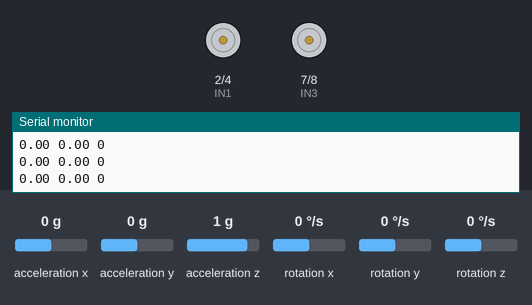
Recording of a sketch running on a simulated Arduino Uno, built with avr-gcc and run on an emulated ATmega328P. Shown: motor-driver pin pairs drawn as motors (green arrow = first pin HIGH = forward, orange = second pin HIGH = backward, longer = more drive, scaled by the enable pin), the last lines printed to the serial monitor. Wiring (inferred from the names in the program): MPU-6050 motion sensor at I2C address 0x68. Inputs (shaded band) come from the test bench; at power-on: acceleration x 0 g, rotation y 0 °/s, acceleration y 0 g, acceleration z 1 g, rotation x 0 °/s, rotation z 0 °/s.

Above: at 2.2 s.
2.3 s: acceleration x set to -1.4 g
At 2.8 s:
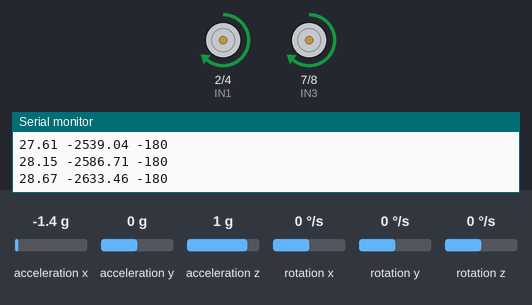
4.4 s: rotation y set to -192 °/s
At 5.01 s:
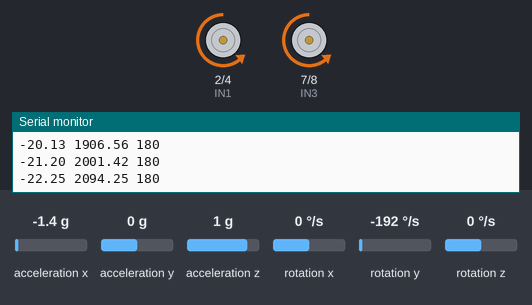
6.7 s: rotation y set to 4 °/s
At 8.5 s:
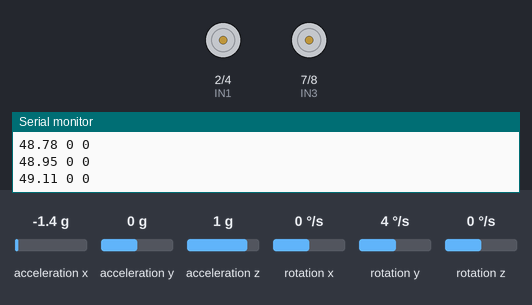
8.7 s: acceleration x set to -0.8 g
11.4 s: acceleration x set to -0.5 g
At 12.7 s:
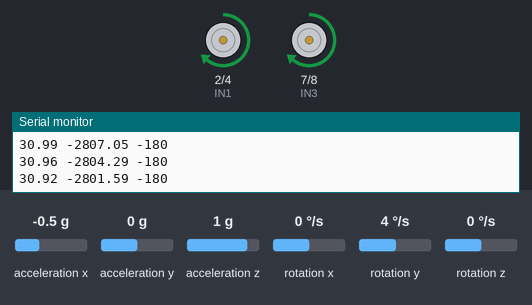
13.3 s: acceleration x set to 0.1 g
Timing chart, 0 to 17.3 s (numbered marks = the images above; inputs shaded):
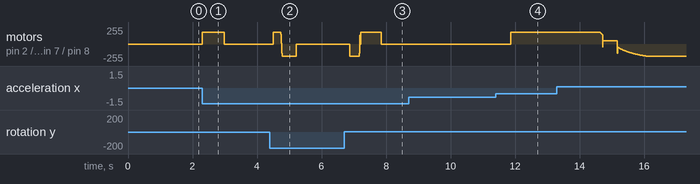

Measured:
- the behaviour switches between -0.7 and -0.6 g on acceleration x (found by bisection; images 3 and 4)
- after the input at 2.3 s, motor on pin 2 (IN1) / pin 4 (IN2), motor on pin 7 (IN3) / pin 8 (IN4): stopped → forward 180/255 at once, → stopped 0.68 s later
- after the input at 4.4 s, motor on pin 2 (IN1) / pin 4 (IN2), motor on pin 7 (IN3) / pin 8 (IN4): stopped → forward 180/255 after 0.10 s, → backward 180/255 0.23 s later, → stopped 0.48 s later
- after the input at 6.7 s, motor on pin 2 (IN1) / pin 4 (IN2), motor on pin 7 (IN3) / pin 8 (IN4): stopped → backward 180/255 after 0.18 s, → forward 180/255 0.29 s later, → stopped 0.68 s later
- after the input at 11.4 s, motor on pin 2 (IN1) / pin 4 (IN2), motor on pin 7 (IN3) / pin 8 (IN4): stopped → forward 180/255 after 0.47 s

The sketch:

pid-early.ino
```cpp
#include <Wire.h>

// MPU6050 const
const int MPU_ADDR = 0x68;

int16_t accX, accY, accZ;
int16_t gyroX, gyroY, gyroZ;

float roll = 0.0f;
float pitch = 0.0f;
float yaw = 0.0f;

unsigned long lastMicros = 0;

// driver pins
// Motor B
int ENB = 9;
int IN4 = 8;
int IN3 = 7;

// Motor A
int ENA = 5;
int IN2 = 4;
int IN1 = 2;

// PID CHANGE VARIABLES YAYY
float Kp = 90.0;
float Ki = 0.8;
float Kd = 1.2;

// Balance point offset (if center of gravity bad)
float targetAngle = 0.0;

//  PID VMKMENT ARIABLES idk significance but stackoverflow knows i think....
float error = 0;
float previousError = 0;
float integral = 0;
float derivative = 0;
float pidOutput = 0;

// change for motor control
int maxMotorSpeed = 180;     // 0 to 255 on both motors EN pin
float integralLimit = 100.0; // idk what this does google said to keep
float deadband = 1.0;        // degree tolerance (+-)
float fallAngle = 35.0;      // stop motors robot falls too far (+-)

// Imu workie

void mpuWrite(byte reg, byte data) {
  Wire.beginTransmission(MPU_ADDR);
  Wire.write(reg);
  Wire.write(data);
  Wire.endTransmission();
}

void readMPU() {
  Wire.beginTransmission(MPU_ADDR);
  Wire.write(0x3B);
  Wire.endTransmission(false);
  Wire.requestFrom(MPU_ADDR, 14, true);

  accX = (Wire.read() << 8) | Wire.read();
  accY = (Wire.read() << 8) | Wire.read();
  accZ = (Wire.read() << 8) | Wire.read();

  Wire.read(); Wire.read(); // skip temperature

  gyroX = (Wire.read() << 8) | Wire.read();
  gyroY = (Wire.read() << 8) | Wire.read();
  gyroZ = (Wire.read() << 8) | Wire.read();
}

// make motor work yes
void stopMotors() {
  analogWrite(ENA, 0);
  analogWrite(ENB, 0);

  digitalWrite(IN1, LOW);
  digitalWrite(IN2, LOW);
  digitalWrite(IN3, LOW);
  digitalWrite(IN4, LOW);
}

void setMotorSpeed(int speedValue) {
  speedValue = constrain(speedValue, -maxMotorSpeed, maxMotorSpeed);

  if (speedValue > 0) {
    // fwd
    digitalWrite(IN4, HIGH);
    digitalWrite(IN3, LOW);

    digitalWrite(IN2, HIGH);
    digitalWrite(IN1, LOW);

    analogWrite(ENB, speedValue);
    analogWrite(ENA, speedValue);
  }
  else if (speedValue < 0) {
    int pwm = -speedValue;

    // reverse
    digitalWrite(IN4, LOW);
    digitalWrite(IN3, HIGH);

    digitalWrite(IN2, LOW);
    digitalWrite(IN1, HIGH);

    analogWrite(ENB, pwm);
    analogWrite(ENA, pwm);
  }
  else {
    stopMotors();
  }
}

void setup() {
  Serial.begin(115200);
  Wire.begin();

  // Motor setup
  pinMode(ENB, OUTPUT);
  pinMode(IN4, OUTPUT);
  pinMode(IN3, OUTPUT);

  pinMode(ENA, OUTPUT);
  pinMode(IN2, OUTPUT);
  pinMode(IN1, OUTPUT);

  stopMotors();

  // MPU6050 setup
  mpuWrite(0x6B, 0x00); // start
  mpuWrite(0x1B, 0x00); // gyro ±250 deg/s
  mpuWrite(0x1C, 0x00); // accel ±2g

  delay(1000);

  //  timer start
  lastMicros = micros();

  Serial.println("pitch pidOutput motorSpeed"); //u can keep robot plugged into laptop if the batt is plugged into Vin and arduino gnd.
}                                               //Ake sure IMU is 5v on arduino gnd not battery gnd

void loop() {
  readMPU();

  unsigned long now = micros();
  float dt = (now - lastMicros) / 1000000.0f;
  lastMicros = now;

  // fix against bad dt
  if (dt <= 0 || dt > 0.1) dt = 0.01;

  // accelerometer to g
  float ax = accX / 16384.0f;
  float ay = accY / 16384.0f;
  float az = accZ / 16384.0f;

  // gyro to deg/s
  float gx = gyroX / 131.0f;
  float gy = gyroY / 131.0f;
  float gz = gyroZ / 131.0f;

  // angles
  float accelRoll  = atan2(ay, az) * 180.0f / PI;
  float accelPitch = atan2(-ax, sqrt(ay * ay + az * az)) * 180.0f / PI;

  // gyro texh
  float gyroRoll  = roll + gx * dt;
  float gyroPitch = pitch + gy * dt;
  yaw += gz * dt;

  // idk what this does gemini does tho
  const float alpha = 0.98f;
  roll  = alpha * gyroRoll  + (1.0f - alpha) * accelRoll;
  pitch = alpha * gyroPitch + (1.0f - alpha) * accelPitch;

  // cutoff if bad agle
  if (abs(pitch) > fallAngle) {
    stopMotors();
    integral = 0;
    previousError = 0;

    Serial.print(pitch);
    Serial.print(' ');
    Serial.print(0);
    Serial.print(' ');
    Serial.println(0);

    delay(10);
    return;
  }

  // MORE PID MOMENTT
  error = targetAngle - pitch;

  if (abs(error) < deadband) {
    error = 0;
  }

  integral += error * dt;
  integral = constrain(integral, -integralLimit, integralLimit);

  derivative = (error - previousError) / dt;

  pidOutput = (Kp * error) + (Ki * integral) + (Kd * derivative);
  previousError = error;

  int motorSpeed = (int)pidOutput;
  motorSpeed = constrain(motorSpeed, -maxMotorSpeed, maxMotorSpeed);

  setMotorSpeed(motorSpeed);

  // Debug the froot loops
  Serial.print(pitch);
  Serial.print(' ');
  Serial.print(pidOutput);
  Serial.print(' ');
  Serial.println(motorSpeed);

  delay(10); // about 100 Hz
}
```
